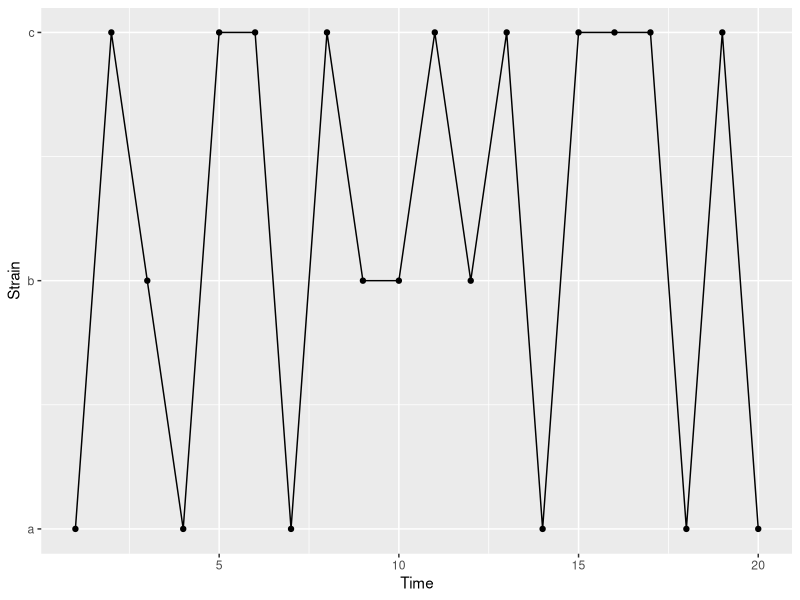
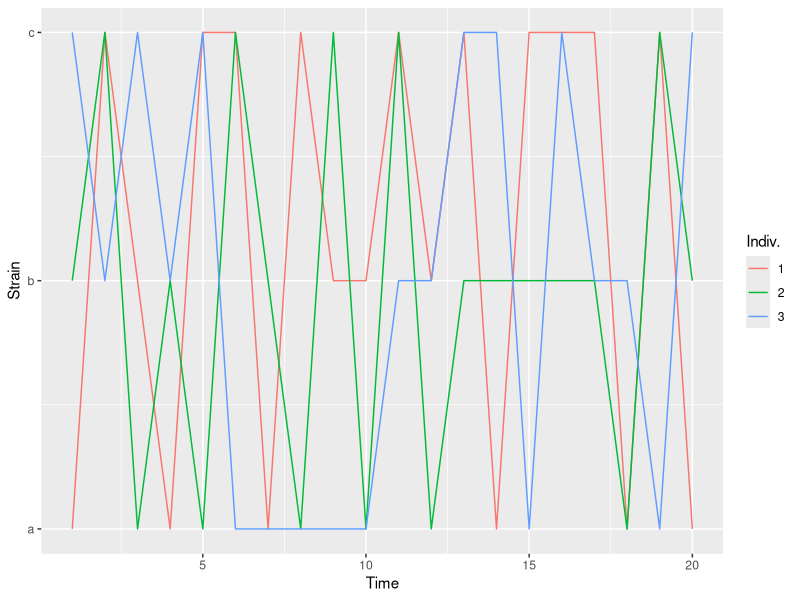
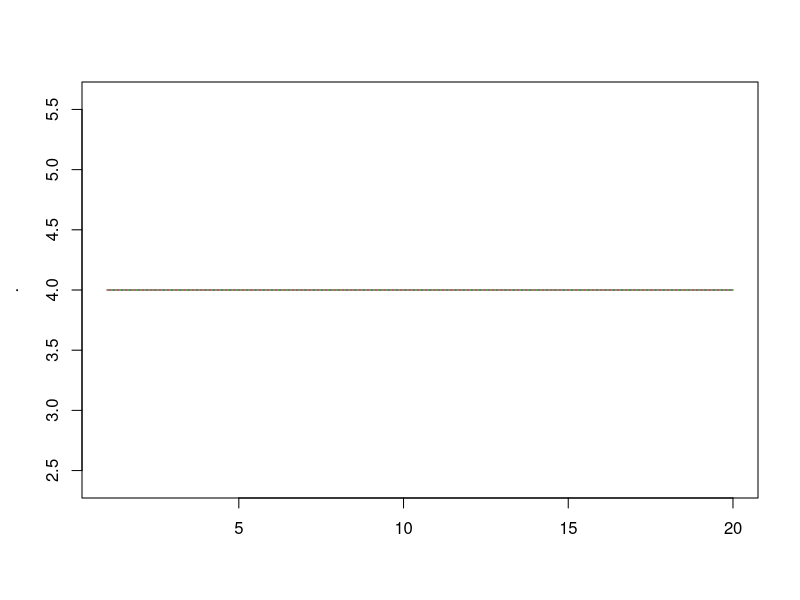
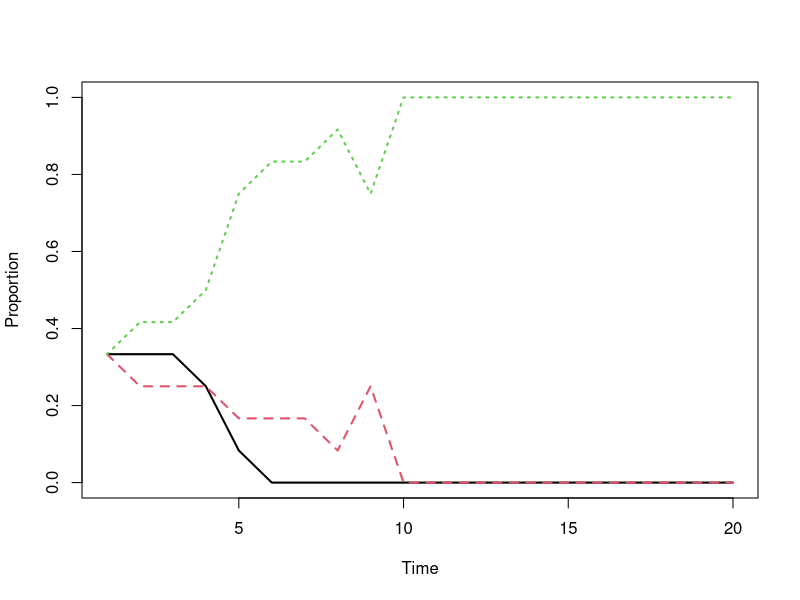

Write R code to recreate these figures, in order.
## ---- chunk 1
library(ggplot2)
library(testthat)
knitr::opts_chunk$set(cache = FALSE, fig.width = 7, fig.height = 4, 
                      out.extra = '', out.width = "0.6\\textwidth",
                      fig.align='center')
## ---- chunk 2
set.seed(3132)
## ---- chunk 3
N <- 12
t <- 20
# create the matrix to store the simulation data
I <- matrix(NA, ncol = N, nrow = t)

# Initialise the population
I[1, ] <- rep(c("a", "b", "c"), N / 3)

# For each time step, each person is reinfected
#   by someone randomly sampled from the population.
for(t in seq(2, t)){
  I[t, ] <- sample(I[t - 1, ], N)
}
## ---- chunk 4
d1 <- data.frame(time = seq(t), strain = I[, 1])
d1$strain_num <- as.numeric(factor(d1$strain))
ggplot(d1, aes(time, strain_num)) + 
  geom_path() +
  geom_point() +
  scale_y_continuous(breaks = seq(3), labels = c('a', 'b', 'c')) +
  labs(y = 'Strain', x = 'Time')
## ---- chunk 5
d1 <- data.frame(time = rep(seq(t), 3), 
                 strain = as.vector(I[, 1:3]),
                 individual = factor(rep(1:3, each = t)))
d1$strain_num <- as.numeric(factor(d1$strain))
ggplot(d1, aes(time, strain_num, colour = individual, group = individual)) + 
  geom_path() +
  scale_y_continuous(breaks = seq(3), labels = c('a', 'b', 'c')) +
  labs(y = 'Strain', x = 'Time', colour = 'Indiv.')
## ---- chunk 6
apply(I, 1, function(x) table(factor(x, levels = c("a", "b", "c")))) %>% t %>% matplot(type = 'l')
## ---- chunk 7
N <- 12
t <- 20
I <- matrix(NA, ncol = N, nrow = t)
I[1, ] <- rep(c("a", "b", "c"), N / 3)

for(i in seq(2, t)){
  I[i, ] <- sample(I[i - 1, ], N, replace = TRUE)
}
## ---- chunk 8
(apply(I, 1, function(x) table(factor(x, levels = c("a", "b", "c")))) / N) %>% 
  t %>% 
  matplot(type = 'l', xlab = 'Time', ylab = 'Proportion', lwd = 2)
## ---- chunk 9
initialise_pop <- function(N, t, strains = 3){
  I <- matrix(NA, ncol = N, nrow = t)
  I[1, ] <- rep(letters[1:strains], ceiling(N / strains))[1:N]
  return(I)
}

update_pop <- function(x, N, i){
  x[i, ] <- sample(x[i - 1, ], N, replace = TRUE)
  return(x)
}
## ---- chunk 10
pop1 <- initialise_pop(3, 2, strain = 2) 
expect_equal(pop1[1, ], c('a', 'b', 'a'))

pop2 <- initialise_pop(3, 2, strain = 3) 
expect_equal(pop2[1, ], c('a', 'b', 'c'))

pop3 <- initialise_pop(4, 2, strain = 2) 
expect_equal(pop3[1, ], c('a', 'b', 'a', 'b'))
## ---- chunk 11
pop <- initialise_pop(3, 2, strain = 3) 
expect_equal(dim(pop), c(2, 3))

pop2 <- initialise_pop(3, 6, strain = 3) 
expect_equal(dim(pop2), c(6, 3))

pop3 <- initialise_pop(20, 2, strain = 3) 
expect_equal(dim(pop3), c(2, 20))

pop4 <- initialise_pop(10, 2, strain = 5) 
expect_equal(length(unique(pop4[1, ])), 5)

## ---- chunk 12
pop <- initialise_pop(12, 20) 
expect_true(all(is.na(pop[-1, ])))
expect_true(all(c('a', 'b', 'c') %in% pop[1, ]))

pop2 <- update_pop(pop, 12, 2)
expect_true(all(!is.na(pop2[1:2, ])))
## ---- chunk 13

full_sim <- function(N, t){
  pop <- initialise_pop(N, t) 
  for(i in seq(2, t)){
    pop <- update_pop(pop, N, i)
  }
  return(pop)
}

## ---- chunk 14
pop <- full_sim(12, 20)
expect_true(!any(is.na(pop)))
expect_true(all(pop %in% c('a', 'b', 'c')))
## ---- chunk 15

sample_events <- function(N){
  sample(N, N, replace = TRUE)
}

new_infection_status <- function(old_i, events){
  old_i[events]
}

add_infection_status <- function(x, new_i, i){
  x[i, ] <- new_i
}

update_pop <- function(x, N, i){
  events <- sample_events(N)
  new_i <- new_infection_status(x[i - 1, ])
  x[i, ] <- add_infection_status(x, new_i, i)
  return(x)
}

## ---- chunk 16
pop <- initialise_pop(3, 2, strain = 1) 
pop <- update_pop(pop, 3, 2)
expect_equal(pop[1, ], pop[2, ])
## ---- chunk 17
pop <- initialise_pop(2, 2, strain = 2) 
# Run first update 300 times.
# Collapse each population into a single string to make comparisons easier.
many_pops <- replicate(300, paste0(update_pop(pop, 2, 2)[2, ], collapse = ''))

expect_true(all(many_pops %in% c('aa', 'ab', 'ba', 'bb')))
